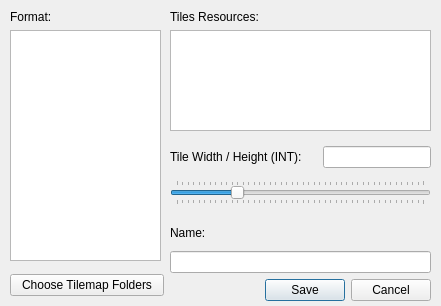
<?xml version="1.0" encoding="UTF-8"?>
<ui version="4.0">
 <class>newtm</class>
 <widget class="QWidget" name="newtm">
  <property name="enabled">
   <bool>true</bool>
  </property>
  <property name="geometry">
   <rect>
    <x>0</x>
    <y>0</y>
    <width>441</width>
    <height>306</height>
   </rect>
  </property>
  <property name="windowTitle">
   <string>New Tilemap</string>
  </property>
  <widget class="QWidget" name="verticalLayoutWidget">
   <property name="geometry">
    <rect>
     <x>10</x>
     <y>10</y>
     <width>151</width>
     <height>251</height>
    </rect>
   </property>
   <layout class="QVBoxLayout" name="verticalLayout">
    <item>
     <widget class="QLabel" name="label">
      <property name="text">
       <string>Format:</string>
      </property>
     </widget>
    </item>
    <item>
     <widget class="QListWidget" name="listWidget">
      <property name="editTriggers">
       <set>QAbstractItemView::SelectedClicked</set>
      </property>
     </widget>
    </item>
   </layout>
  </widget>
  <widget class="QWidget" name="verticalLayoutWidget_3">
   <property name="geometry">
    <rect>
     <x>170</x>
     <y>220</y>
     <width>261</width>
     <height>81</height>
    </rect>
   </property>
   <layout class="QVBoxLayout" name="verticalLayout_3">
    <item>
     <widget class="QLabel" name="label_3">
      <property name="text">
       <string>Name:</string>
      </property>
     </widget>
    </item>
    <item>
     <widget class="QLineEdit" name="nameEdit">
      <property name="maxLength">
       <number>15</number>
      </property>
     </widget>
    </item>
    <item>
     <widget class="QDialogButtonBox" name="saveBox">
      <property name="standardButtons">
       <set>QDialogButtonBox::Cancel|QDialogButtonBox::Save</set>
      </property>
      <property name="centerButtons">
       <bool>false</bool>
      </property>
     </widget>
    </item>
   </layout>
  </widget>
  <widget class="QWidget" name="verticalLayoutWidget_2">
   <property name="geometry">
    <rect>
     <x>170</x>
     <y>10</y>
     <width>261</width>
     <height>121</height>
    </rect>
   </property>
   <layout class="QVBoxLayout" name="verticalLayout_2">
    <item>
     <widget class="QLabel" name="label_2">
      <property name="text">
       <string>Tiles Resources:</string>
      </property>
     </widget>
    </item>
    <item>
     <widget class="QListWidget" name="listFiles"/>
    </item>
   </layout>
  </widget>
  <widget class="QWidget" name="verticalLayoutWidget_4">
   <property name="geometry">
    <rect>
     <x>170</x>
     <y>140</y>
     <width>261</width>
     <height>71</height>
    </rect>
   </property>
   <layout class="QVBoxLayout" name="verticalLayout_5">
    <item>
     <layout class="QHBoxLayout" name="horizontalLayout">
      <item>
       <widget class="QLabel" name="label_4">
        <property name="text">
         <string>Tile Width / Height (INT):</string>
        </property>
       </widget>
      </item>
      <item alignment="Qt::AlignRight">
       <widget class="QLineEdit" name="tileWHEdit">
        <property name="maxLength">
         <number>3</number>
        </property>
       </widget>
      </item>
     </layout>
    </item>
    <item>
     <widget class="QSlider" name="horizontalSlider">
      <property name="minimum">
       <number>10</number>
      </property>
      <property name="maximum">
       <number>100</number>
      </property>
      <property name="pageStep">
       <number>2</number>
      </property>
      <property name="value">
       <number>32</number>
      </property>
      <property name="tracking">
       <bool>true</bool>
      </property>
      <property name="orientation">
       <enum>Qt::Horizontal</enum>
      </property>
      <property name="invertedAppearance">
       <bool>false</bool>
      </property>
      <property name="invertedControls">
       <bool>false</bool>
      </property>
      <property name="tickPosition">
       <enum>QSlider::TicksBothSides</enum>
      </property>
      <property name="tickInterval">
       <number>0</number>
      </property>
     </widget>
    </item>
   </layout>
  </widget>
  <widget class="QWidget" name="verticalLayoutWidget_5">
   <property name="geometry">
    <rect>
     <x>10</x>
     <y>270</y>
     <width>154</width>
     <height>31</height>
    </rect>
   </property>
   <layout class="QVBoxLayout" name="verticalLayout_4">
    <item>
     <widget class="QPushButton" name="chooseBtn">
      <property name="text">
       <string>Choose Tilemap Folders</string>
      </property>
     </widget>
    </item>
   </layout>
  </widget>
 </widget>
 <resources/>
 <connections/>
</ui>
